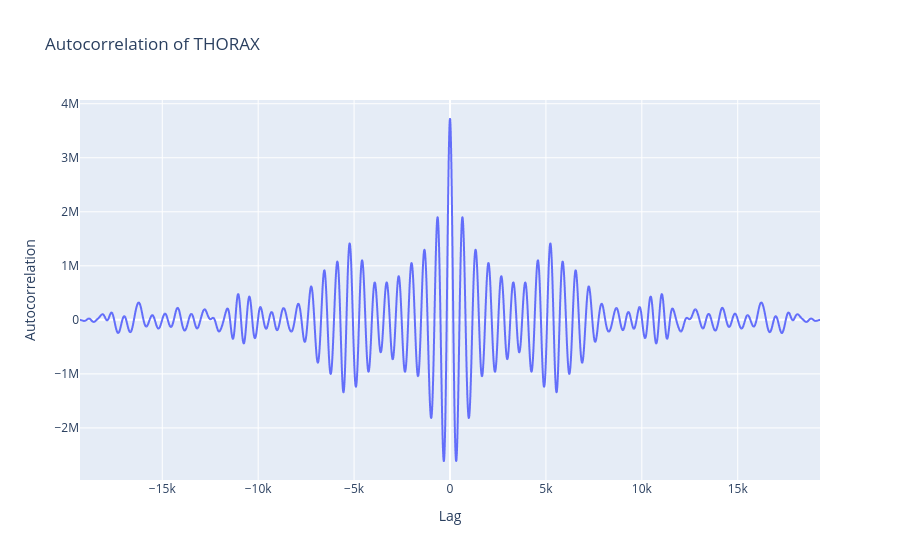

The code cell stored with this chart in its notebook:
### Code cell
autocorr_thorax = np.correlate(df['THORAX'], df['THORAX'], mode='full')
lags = np.arange(-len(df['THORAX']) + 1, len(df['THORAX']))

fig = px.line(x=lags, y=autocorr_thorax, title='Autocorrelation of THORAX')
fig.update_xaxes(title_text='Lag')
fig.update_yaxes(title_text='Autocorrelation')
fig

### Figure 1 — Plotly figure (JSON) as saved in the notebook; plotly's stock layout.template omitted (floating-point values rounded to 4 significant figures; data arrays with more than 128 entries replaced by an {"elided": "..."} marker saying what was removed)
{"data": [{"hovertemplate": "x=%{x}<br>y=%{y}<extra></extra>", "legendgroup": "", "line": {"color": "#636efa", "dash": "solid"}, "marker": {"symbol": "circle"}, "mode": "lines", "name": "", "showlegend": false, "type": "scattergl", "x": {"elided": "38579 int values"}, "xaxis": "x", "y": {"elided": "38579 float values"}, "yaxis": "y"}], "layout": {"legend": {"tracegroupgap": 0}, "title": {"text": "Autocorrelation of THORAX"}, "xaxis": {"anchor": "y", "domain": [0, 1], "title": {"text": "Lag"}}, "yaxis": {"anchor": "x", "domain": [0, 1], "title": {"text": "Autocorrelation"}}}}
